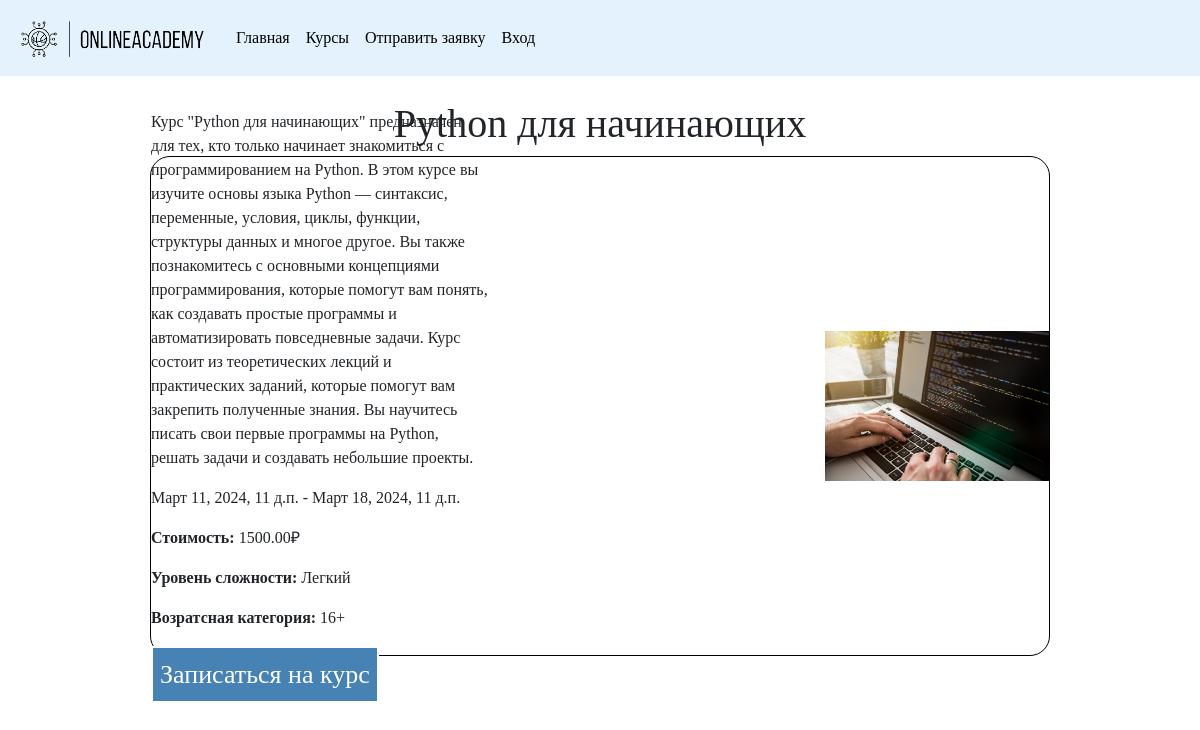
/course/5/, run on the app's committed database.
### course/models.py (models this page shows)
class Course(models.Model):
    name = models.CharField(max_length=128, verbose_name='Название')
    description = models.TextField(verbose_name='Описание')
    start_date = models.DateTimeField(verbose_name='Дата начала')
    end_date = models.DateTimeField(verbose_name='Дата окончания')
    price = models.DecimalField(max_digits=8, decimal_places=2, verbose_name='Цена курса')
    level = models.CharField(max_length=128, verbose_name='Уровень сложности')
    category = models.ForeignKey(Category, on_delete=models.CASCADE, verbose_name='Категория')
    age = models.CharField(max_length=128, verbose_name='Возрастная категория')
    image = models.ImageField(upload_to="%Y/%m/%d", verbose_name='Изображение')
    teacher = models.ForeignKey(Teacher, on_delete=models.CASCADE, verbose_name='Спикер')
    class Meta:
        verbose_name = 'Курс'
        verbose_name_plural = 'Курсы'

### course/views.py (the view)
# urls.py: path('<int:pk>/',  course_id_view, name="course_detail")
def course_id_view(requset, pk):
    pk = get_object_or_404(Course, pk=pk)
    context = {"pk":pk, 'page':'course'}
    return render(requset, "course/course_detail.html", context)

### course/templates/course/course_detail.html (shortened to what this page needs)
{% extends 'root.html' %}
{% load static %}
{% block content %}
    <div class="course-detail d-flex flex-column align-items-center">
        <h1 class="text-center mt-4">{{ pk.name }}</h1>
        <div class="course-detail-block1 w-75 d-flex align-items-center">
            <div class="course-detail-bock1-content d-flex flex-row align-items-center">
                <div class="block1-description">
                    <p class="block1-text w-50">{{ pk.description }}</p>
                    <p class="block1-text w-50">{{ pk.start_date }} - {{ pk.end_date }}</p>
                    <p class="block1-text w-50"><b>Стоимость: </b>{{ pk.price }}&#8381 </p>
                    <p class="block1-text w-50"><b>Уровень сложности: </b>{{ pk.level }}</p>
                    <p class="block1-text w-50"><b>Возратсная категория: </b>{{ pk.age }}</p>
                    <button class="block1-btn">Записаться на курс</button>
                </div>
                <img src="{{ pk.image.url }}" class="w-25">
            </div>
        </div>
    </div>
{% endblock %}

### static/css/style.css (style rules this page uses)
body { font-family: 'Century Gothic'; }
.block1-btn { border: 2px solid #ffffff; color: #ffffff; background-color: #4682B4; padding: 7px; font-size: 26px; border-radius: 0; }
.course-detail-block1 { border: 1px solid #000000; border-radius: 20px; height: 500px; }

### data on the page
Course: name "Python для начинающих", description "Курс \"Python для начинающих\" предназначен для тех, кто только начинает знакомиться с программированием на Python. В этом курсе вы изучите основы языка Python — синтаксис, переменные, условия, циклы, функции, структуры данных и многое другое. Вы также познакомитесь с основными концепциями программирования, которые помогут вам понять, как создавать простые программы и автоматизировать повседневные задачи. Курс состоит из теоретических лекций и практических заданий, которые помогут вам закрепить полученные знания. Вы научитесь писать свои первые программы на Python, решать задачи и создавать небольшие проекты.", start_date "Март 11, 2024, 11 д.п.", end_date "Март 18, 2024, 11 д.п.", price "1500.00", level "Легкий", age "16+", image (picture)
